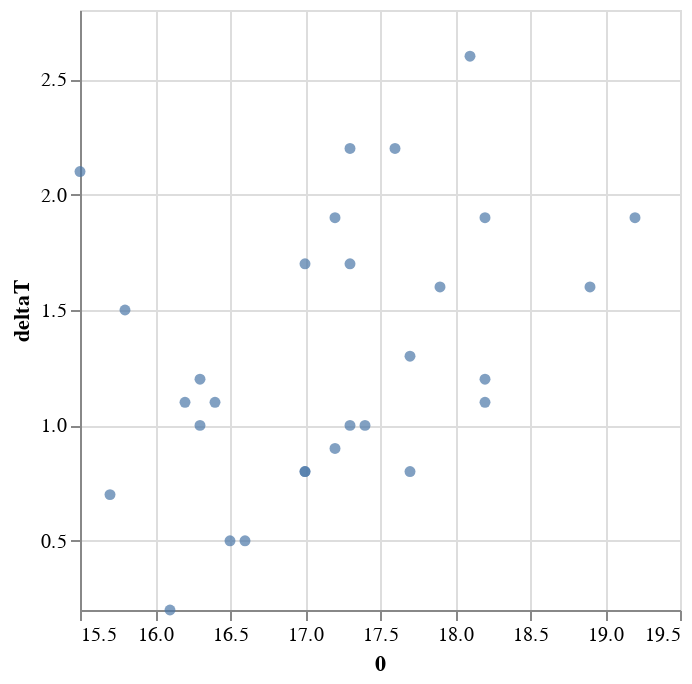

Notebook cell for this chart:
### Code cell
alt.Chart(morn_df).mark_circle().encode(
    alt.X("0:Q").scale(zero=False), alt.Y("deltaT:Q").scale(zero=False)
)

### Figure 1 — Vega-Lite specification as saved in the notebook (floating-point values rounded to 4 significant figures)
{"config": {"view": {"continuousWidth": 300, "continuousHeight": 300}}, "data": {"name": "data-2164d5827027c83992f7c3f78b3fd526"}, "mark": {"type": "circle"}, "encoding": {"x": {"field": "0", "scale": {"zero": false}, "type": "quantitative"}, "y": {"field": "deltaT", "scale": {"zero": false}, "type": "quantitative"}}, "$schema": "https://vega.github.io/schema/vega-lite/v5.20.1.json", "datasets": {"data-2164d5827027c83992f7c3f78b3fd526": [{"date": "2020-07-01T00:00:00", "0": 17.6, "4": 15.4, "deltaT": 2.2}, {"date": "2020-07-02T00:00:00", "0": 15.5, "4": 13.4, "deltaT": 2.1}, {"date": "2020-07-03T00:00:00", "0": 15.8, "4": 14.3, "deltaT": 1.5}, {"date": "2020-07-04T00:00:00", "0": 16.5, "4": 16.0, "deltaT": 0.5}, {"date": "2020-07-05T00:00:00", "0": 19.2, "4": 17.3, "deltaT": 1.9}, {"date": "2020-07-06T00:00:00", "0": 18.1, "4": 15.5, "deltaT": 2.6}, {"date": "2020-07-07T00:00:00", "0": 17.3, "4": 15.1, "deltaT": 2.2}, {"date": "2020-07-08T00:00:00", "0": 17.0, "4": 15.3, "deltaT": 1.7}, {"date": "2020-07-09T00:00:00", "0": 17.2, "4": 15.3, "deltaT": 1.9}, {"date": "2020-07-10T00:00:00", "0": 18.2, "4": 16.3, "deltaT": 1.9}, {"date": "2020-07-11T00:00:00", "0": 18.2, "4": 17.1, "deltaT": 1.1}, {"date": "2020-07-12T00:00:00", "0": 18.9, "4": 17.3, "deltaT": 1.6}, {"date": "2020-07-13T00:00:00", "0": 17.9, "4": 16.3, "deltaT": 1.6}, {"date": "2020-07-14T00:00:00", "0": 15.7, "4": 15.0, "deltaT": 0.7}, {"date": "2020-07-15T00:00:00", "0": 16.2, "4": 15.1, "deltaT": 1.1}, {"date": "2020-07-16T00:00:00", "0": 16.3, "4": 15.1, "deltaT": 1.2}, {"date": "2020-07-17T00:00:00", "0": 16.1, "4": 15.9, "deltaT": 0.2}, {"date": "2020-07-18T00:00:00", "0": 17.7, "4": 16.4, "deltaT": 1.3}, {"date": "2020-07-19T00:00:00", "0": 17.7, "4": 16.9, "deltaT": 0.8}, {"date": "2020-07-20T00:00:00", "0": 17.3, "4": 16.3, "deltaT": 1.0}, {"date": "2020-07-21T00:00:00", "0": 16.6, "4": 16.1, "deltaT": 0.5}, {"date": "2020-07-22T00:00:00", "0": 16.3, "4": 15.3, "deltaT": 1.0}, {"date": "2020-07-23T00:00:00", "0": 17.3, "4": 15.6, "deltaT": 1.7}, {"date": "2020-07-24T00:00:00", "0": 17.2, "4": 16.3, "deltaT": 0.9}, {"date": "2020-07-25T00:00:00", "0": 17.0, "4": 16.2, "deltaT": 0.8}, {"date": "2020-07-26T00:00:00", "0": 18.2, "4": 17.0, "deltaT": 1.2}, {"date": "2020-07-27T00:00:00", "0": 17.4, "4": 16.4, "deltaT": 1.0}, {"date": "2020-07-28T00:00:00", "0": 17.0, "4": 16.2, "deltaT": 0.8}, {"date": "2020-07-29T00:00:00", "0": 16.4, "4": 15.3, "deltaT": 1.1}]}}
